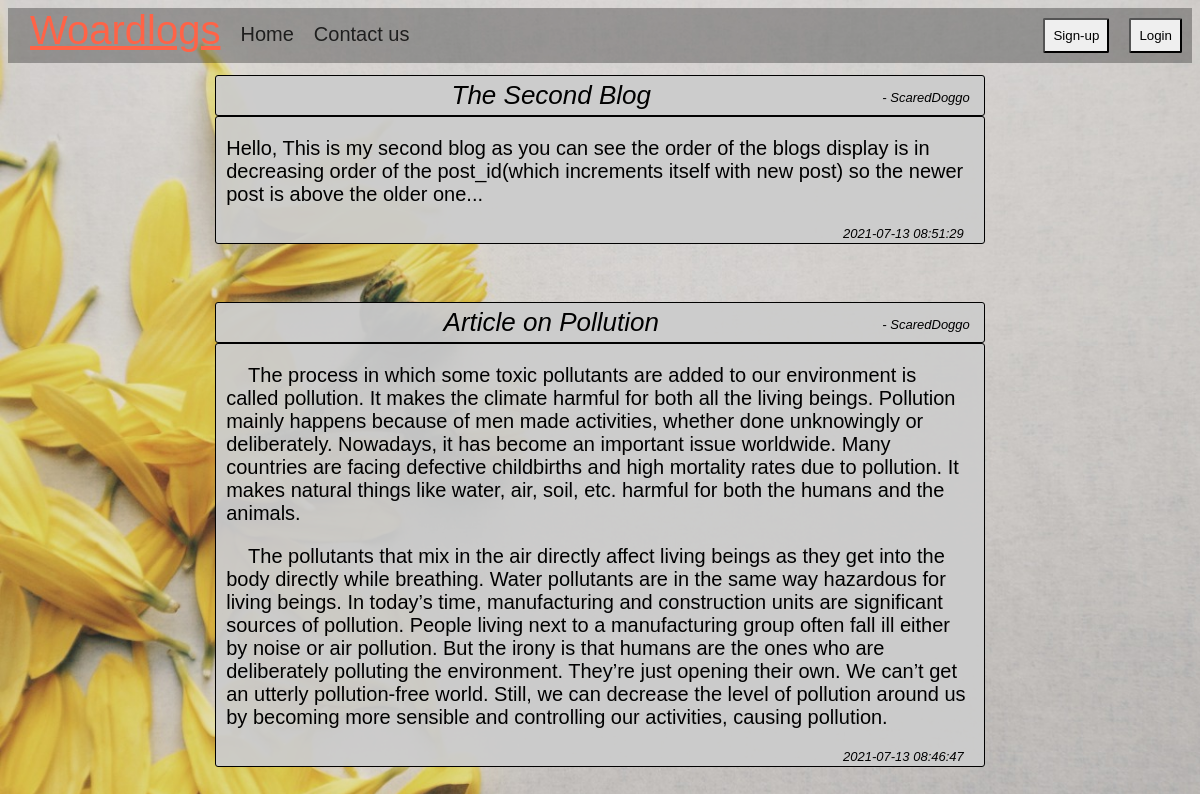
The page / on the database its author committed.
### tables this page shows
CREATE TABLE `post` (
  `post_id` int(11) NOT NULL,
  `post_title` varchar(255) NOT NULL,
  `post_content` text NOT NULL,
  `post_author` varchar(40) NOT NULL,
  `post_time` timestamp NOT NULL DEFAULT current_timestamp()
);

### content_post.php (the view, shortened to what this page needs)
		<?php
			$sql = "SELECT * FROM post ORDER BY post_id DESC";
			$result = mysqli_query($conn, $sql);
			$num = mysqli_num_rows($result);
			$loopnum=$num-1;
			if($num > 0){
				while($row = mysqli_fetch_assoc($result)){
					echo "<div class=\"container-for-post\"><div class=\"title-for-post\">
						". $row['post_title'] . "<div id=\"author\">- " .$row['post_author'] ."</div></div>".
						"<div class=\"content-for-post\">".	$row['post_content'] .
						"<div class=\"date-for-post\">" .$row['post_time'] . "</div></div>";
					if($loopnum){
					echo "<br><br>";
					$loopnum=$loopnum-1;
					}
					echo"</div>";
				}
			}
				else{
					echo"<center><h2 style=\"margin-top: 20%;\">No Posts available</h2></center>";
				}
?>

### index.php (shortened to what this page needs)
<?php
include("dbconnector/dbconnect.php");
?>
<!DOCTYPE html>
<html>
<head>
</head>
<body>
<?php
include("navbar.php");
include("content_post.php");
?>
</body>
</html>

### navbar.php (shortened to what this page needs)
<div class="container">
    <header>
        <nav>
            <ul>
                <li><a href="#" class="name">Woardlogs</a></li>
                <li id="nav-buttons"><a href="index.php">Home</a></li>
                <li id="nav-buttons"><a href="contact_us.php">Contact us</a></li>
                <?php
                if (!$_SESSION['username']) {
                    echo"<div class=\"user-login-logout-signup-newpost-button\">
                            <form action=\"login.php\">
                                <button id=\"login-signup-button\" type=\"submit\">
                                    Login
                                </button>
                            </form>
                        </div>
						<div class=\"user-login-logout-signup-newpost-button\">
                            <form action=\"registration.php\">
                                <button id=\"login-signup-button\" type=\"submit\">
                                    Sign-up
                                </button>
                            </form>
                        </div>";
                }
                ?>
            </ul>
        </nav>
    </header>
</div>

### index.php (style rules this page uses)
body { background-image: url(images/index-backgroung-image.jpeg); background-repeat: no-repeat; background-size: cover; background-attachment: fixed; }

### navbar.php (style rules this page uses)
body { font-family: Calibri, sans-serif; font-size: 20px; }
.container { height: fit-content; width: 100%; background-color: rgb(0, 0, 0, 0.3); }
ul { list-style-type: none; margin: 0; padding: 0; overflow: hidden; border-radius: 6px; }
li { float: left; }
li a { display: block; color: rgb(0, 0, 0, 0.8); text-align: center; padding: 5px 10px; text-decoration: none; }
.user-login-logout-signup-newpost-button { float: right; padding: 10px; }
button { padding: 8px 8px 8px 8px; border-radius: 2px; }
.name { font-size: 40px; overflow: hidden; text-decoration: none; color: tomato; margin-left: 12px; margin-top: -5px; text-decoration: underline; }
#nav-buttons { padding-top: 10px; padding-bottom: 10px; }

### content_post.php (style rules this page uses)
.container-for-post { width: 65%; border-width: 1px; margin: auto; padding-top: 1%; }
.title-for-post { border: 1px solid; border-radius: 3px; background-color: rgba(204, 204, 204, 0.95); text-align: center; padding: 4px; font-size: 130%; font-family: Verdana, Geneva, Tahoma, sans-serif; font-style: italic; }
#author { float: right; padding-right: 10px; font-size: 50%; margin-top:10px; }
.content-for-post { border: 1px solid; border-radius: 3px; background-color: rgba(204, 204, 204, 0.95); padding: 0px 10px; }
.date-for-post { text-align: right; padding-right: 10px; padding-bottom: 2px; font-size: 65%; font-style: italic; }

### rows shown on the page
post: post_title "The Second Blog", post_author "ScaredDoggo", post_content "Hello, This is my second blog as you can see the order of the blogs display is in decreasing order of the post_id(which increments itself with new post) so the newer post is above the older one...", post_time "2021-07-13 08:51:29"
post: post_title "Article on Pollution", post_author "ScaredDoggo", post_content "The process in which some toxic pollutants are added to our environment is called pollution. It makes the climate harmful for both all the living beings. Pollution mainly happens because of men made activities, whether done unknowingly or deliberately. Nowadays, it has become an important issue worldwide. Many countries are facing defective childbirths and high mortality rates due to pollution. It makes natural things like water, air, soil, etc. harmful for both the humans and the animals. The pollutants that mix in the air directly affect living beings as they get into the body directly while breathing. Water pollutants are in the same way hazardous for living beings. In today’s time,…", post_time "2021-07-13 08:46:47"
